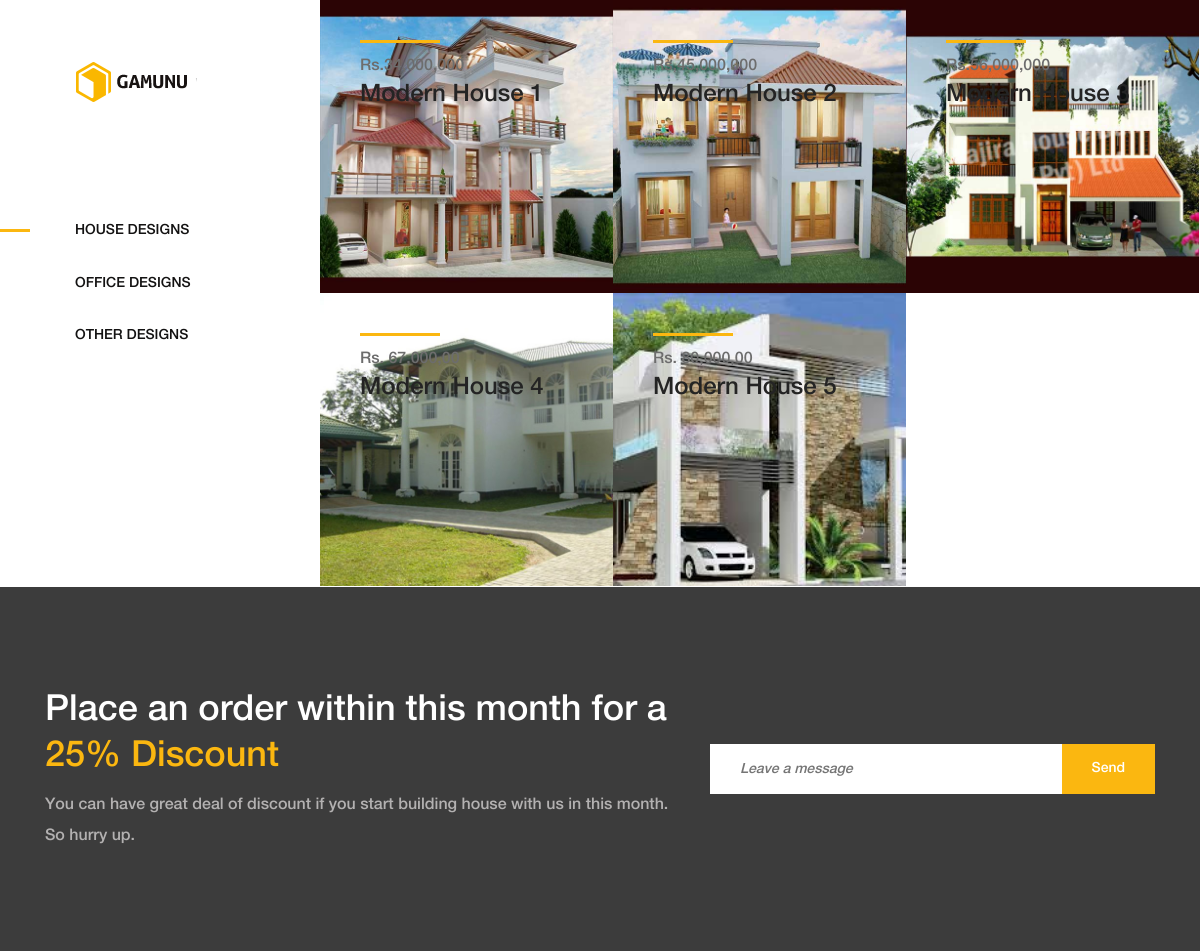
Page /index.php/items/index on the committed database.
### tables this page shows
CREATE TABLE `services` (
  `service_id` int(11) NOT NULL,
  `service_name` varchar(100) NOT NULL,
  `service_type` varchar(100) NOT NULL,
  `service_image` varchar(100) NOT NULL,
  `price` varchar(100) NOT NULL
);

### application/controllers/Items.php (called while the page is built, shortened)
<?php
class Items extends CI_Controller{
    public function index(){
        $this->load->model('services');
        $data['records']=$this->services->getHouses();
        $this->load->view('items',$data);
    }
}
?>

### index.php (called while the page is built, shortened)
<?php
require_once BASEPATH.'core/CodeIgniter.php';

### application/models/Services.php (called while the page is built, shortened)
<?php
class Services extends CI_Model{
    public function getHouses(){
        $this->db->where('service_type','house');
        $result=$this->db->get('services');
        return $result->result_array();
    }
}
?>

### application/views/items.php (the view, shortened to what this page needs)
<!DOCTYPE html>
<html lang="en">
<head>
    <link rel="stylesheet" href="../../public/css/css-items/core-style.css">
</head>
<body>
    <div class="main-content-wrapper d-flex clearfix">
        <header class="header-area clearfix">
            <div class="logo">
                <a href="../../"><img src="../../public/img/logo.png" alt=""></a>
            </div>
            <nav class="amado-nav">
                <ul>
                    <li class="active"><a>House Designs</a></li>
                    <li><a href="comminsoon">Office Designs</a></li>
                    <li><a href="comminsoon">Other Designs</a></li>
                </ul>
            </nav>
        </header>
        <div class="products-catagories-area clearfix">
            <div class="amado-pro-catagory clearfix">
                <?php
                    foreach($records as $row){
                        echo "
                                <div class='single-products-catagory clearfix'>
                                    <a href='placeorder/".$row['service_id']."'>
                                        <img src=".$row['service_image']." alt=''>
                                        <div class='hover-content'>
                                            <div class='line'></div>
                                            <p>".$row['price']."</p>
                                            <h4>".$row['service_name']."</h4>
                                        </div>
                                    </a>
                                </div>";
                    }
                ?>
            </div>
        </div>
    </div>
    <section class="newsletter-area section-padding-100-0">
        <div class="container">
            <div class="row align-items-center">
                <div class="col-12 col-lg-6 col-xl-7">
                    <div class="newsletter-text mb-100">
                        <h2>Place an order within this month for a <span>25% Discount</span></h2>
                        <p>
                        You can have great deal of discount if you  start building house with us in this month. So hurry up.
                        </p>
                    </div>
                </div>
                <div class="col-12 col-lg-6 col-xl-5">
                    <div class="newsletter-form mb-100">
                        <form action="#" method="post">
                            <input type="email" name="email" class="nl-email" placeholder="Leave a message">
                            <input type="submit" value="Send">
                        </form>
                    </div>
                </div>
            </div>
        </div>
    </section>
</body>
</html>

### public/css/css-items/core-style.css (style rules this page uses)
* { margin: 0; padding: 0; }
body { font-family: "helveticaneuemedium"; font-size: 16px; }
h1, h2, h3, h4, h5, h6 { color: #242424; line-height: 1.3; font-weight: 400; }
p { color: #6d6d6d; font-size: 16px; line-height: 1.9; font-weight: 400; }
a { -webkit-transition: all 500ms ease 0s; transition: all 500ms ease 0s; text-decoration: none; outline: 0 solid transparent; color: #131212; font-weight: 400; font-size: 12px; }
ul, ol { margin: 0; }
ul li, ol li { list-style: none; }
img { height: auto; max-width: 100%; }
.mb-100 { margin-bottom: 100px !important; }
.section-padding-100-0 { padding-top: 100px; padding-bottom: 0; }
.main-content-wrapper { position: relative; z-index: 1; -webkit-transition-duration: 500ms; transition-duration: 500ms; -ms-flex-wrap: wrap; flex-wrap: wrap; }
.main-content-wrapper .header-area { -webkit-transition-duration: 500ms; transition-duration: 500ms; position: relative; z-index: 1; -webkit-box-flex: 0; -ms-flex: 0 0 320px; flex: 0 0 320px; width: 320px; max-width: 320px; background-color: #fff; padding: 60px 75px; }
.main-content-wrapper .header-area .logo { margin-bottom: 100px; display: block; }
.main-content-wrapper .header-area .amado-nav li a { font-size: 14px; text-transform: uppercase; position: relative; z-index: 1; padding: 20px 0; display: block; line-height: 0.9; color: #131212; font-weight: normal; }
.main-content-wrapper .header-area .amado-nav li a::after { -webkit-transition-duration: 500ms; transition-duration: 500ms; width: 30px; height: 3px; position: absolute; top: 50%; margin-top: -1.5px; left: -150px; background-color: #fbb710; z-index: 10; content: ''; }
.main-content-wrapper .header-area .amado-nav li.active a::after { left: -75px; }
.main-content-wrapper .products-catagories-area { -webkit-box-flex: 0; -ms-flex: 0 0 calc(100% - 320px); flex: 0 0 calc(100% - 320px); width: calc(100% - 320px); max-width: calc(100% - 320px); }
.single-products-catagory { position: relative; z-index: 1; width: 33.33333%; top: 0; }
.single-products-catagory a { display: block; width: 100%; height: 100%; position: relative; z-index: 10; }
.single-products-catagory a::after { -webkit-transition-duration: 250ms; transition-duration: 250ms; position: absolute; width: 100%; height: 100%; top: 0; left: 0; content: ''; background-color: rgba(60, 60, 60, 0.7); z-index: 1; opacity: 0; visibility: visible; }
.single-products-catagory a img { width: 100%; }
.single-products-catagory .hover-content { position: absolute; top: 40px; left: 40px; z-index: 10; }
.single-products-catagory .hover-content .line { width: 80px; height: 3px; background-color: #fbb710; display: block; margin-bottom: 15px; }
.single-products-catagory .hover-content p { font-size: 16px; color: #6d6d6d; line-height: 1; margin-bottom: 5px; -webkit-transition-duration: 250ms; transition-duration: 250ms; }
.single-products-catagory .hover-content h4 { margin-bottom: 0; -webkit-transition-duration: 250ms; transition-duration: 250ms; }
.newsletter-area { position: relative; z-index: 1; background-color: #3c3c3c; }
.newsletter-area .newsletter-text { position: relative; z-index: 1; }
.newsletter-area .newsletter-text h2 { font-size: 36px; margin-bottom: 10px; color: #fff; }
.newsletter-area .newsletter-text h2 span { color: #fbb710; }
.newsletter-area .newsletter-text p { color: #b3b1b1; margin-bottom: 0; }
.newsletter-area .newsletter-form form { position: relative; z-index: 1; }
.newsletter-area .newsletter-form form input[type="email"] { width: 100%; height: 50px; background-color: #fff; color: #afafaf; font-size: 14px; font-style: italic; border: none; padding: 0 30px; }
.newsletter-area .newsletter-form form input[type="submit"] { -webkit-transition-duration: 500ms; transition-duration: 500ms; height: 50px; background-color: #fbb710; color: #fff; font-size: 14px; padding: 0 30px; cursor: pointer; position: absolute; top: 0; right: 0; z-index: 10; border: none; }

### rows in the picture
services: service_image (picture), price "Rs.34,000,000", service_name "Modern House 1"
services: service_image (picture), price "Rs,45,000,000", service_name "Modern House 2"
services: service_image (picture), price "Rs.56,000,000", service_name "Modern House 3"
services: service_image (picture), price "Rs. 67,000,00", service_name "Modern House 4"
services: service_image (picture), price "Rs. 80,000,00", service_name "Modern House 5"
